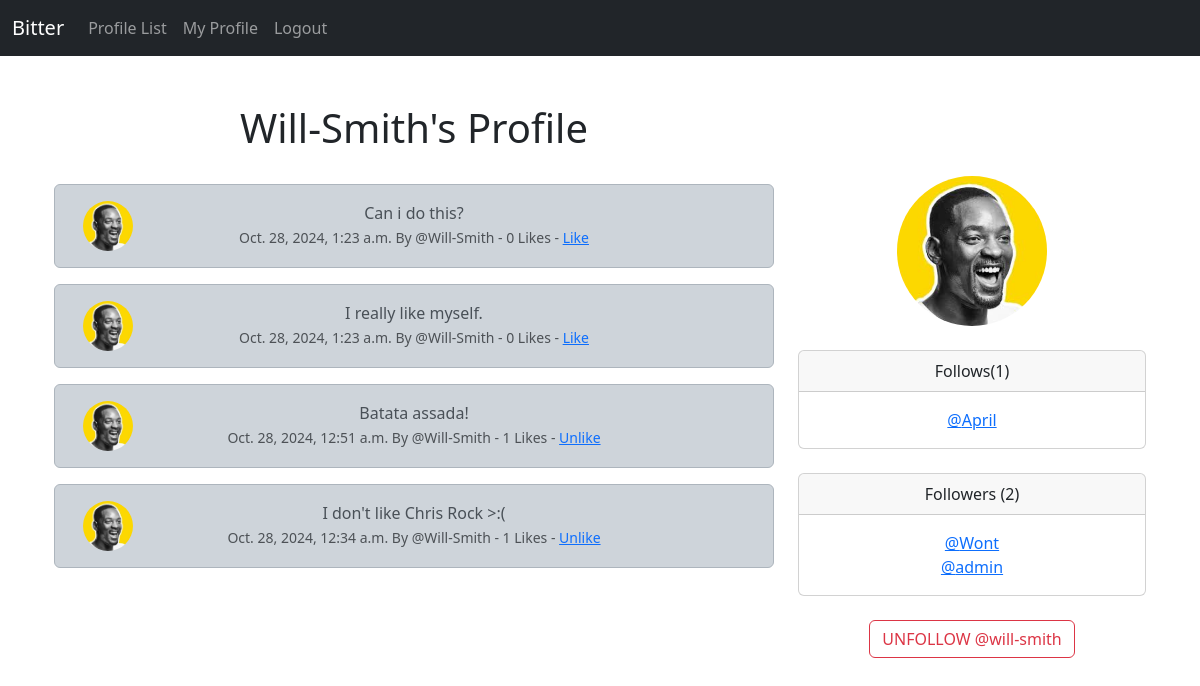
The app's page /profile/6 (signed in) with its own data.
### bitter/models.py (models this page shows, shortened)
class Profile(models.Model):
    user = models.OneToOneField(User, on_delete=models.CASCADE)
    follows = models.ManyToManyField("self",
                                     related_name="followed_by",
                                     symmetrical=False,
                                     blank=True)
    date_modified = models.DateTimeField(User, auto_now=True)
    profile_image = models.ImageField(null=True, blank=True, upload_to="images/")
    def __str__(self):
        return self.user.username

class Bit(models.Model):
    user = models.ForeignKey(User, related_name="bits", on_delete=models.DO_NOTHING)
    body = models.CharField(max_length=200)
    created_at = models.DateTimeField(auto_now_add=True)
    likes = models.ManyToManyField(User, related_name="bit_like", blank=True)
    bit_image = models.ImageField(null=True, blank=True, upload_to="images/posts/")
    def number_of_likes(self):
        return self.likes.count()

### bitter/views.py (the view, shortened to what this page needs)
# urls.py: path('profile/<int:pk>', views.profile, name='profile'),
def profile(request, pk):
    if request.user.is_authenticated:
        profile = Profile.objects.get(user_id=pk)
        bits = Bit.objects.filter(user_id=pk).order_by("-created_at")
        return render(request, "profile.html", {"profile":profile, "bits":bits})
    else:
        messages.success(request, ("You must be logged in to view this page"))
        return redirect('home')

### bitter/templates/profile.html (shortened to what this page needs)
{% extends 'base.html' %}
{% load static %}
{% block content %}
    <div class="container text-center">
        <div class="row">
            <div class="col-8">
                <h1>{{ profile.user.username }}'s Profile</h1>
                <br/>
                {% if bits%}
                {% for bit in bits%}
                <div class="alert alert-dark" role="alert">
                    <div class="container">
                        <div class="row">
                            <div class="col-1">
                                {% if bit.user.profile.profile_image %}
                                <img src="{{bit.user.profile.profile_image.url }}" class="rounded-circle" widht=50 height=50 alt="{{profile.user.username}}">
                                {% else %}
                                <img src="{% static 'images/profile_picture.png' %}" class="img-fluid rounded-circe" width=50 height=50 alt="Profile_Image">
                                {% endif %}
                            </div>
                            <div class="col-10">
                                {{bit.body}}
                                <br/>
                                <small class="text-muted">
                                    {{ bit.created_at}} By @{{bit.user.username}}
                                    - {{bit.number_of_likes}} Likes
                                    - {% if user in bit.likes.all %}
                                        <a href="{% url 'bit_like' bit.id %}">Unlike</a>
                                      {% else %}
                                      <a href="{% url 'bit_like' bit.id %}">Like</a>
                                      {% endif %}
                                </small>
                            </div>
                        </div>
                    </div>
                </div>
                {% endfor %}
                {% endif %}
            </div>
            <div class="col-4">
                <br/>
                <br/>
                <br/>
                {% if profile.profile_image %}
                    <img src="{{profile.profile_image.url }}" class="rounded-circle" widht=150 height=150 alt="{{profile.user.username}}"><br/><br/>
                {% endif %}
                <div class="card">
                    <div class="card-header">
                      Follows({{profile.follows.count|add:-1}})
                    </div>
                    <div class="card-body">
                      <p class="card-text">
                        {% for following in profile.follows.all %}
                            {% if profile.user.id != following.user.id%}
                                <a href="{% url 'profile' following.user.id %}">@{{following}}</a><br/>
                            {% endif %}
                        {% endfor %}
                      </p>
                    </div>
                </div>
                <br/>
                <div class="card">
                    <div class="card-header">
                      Followers ({{profile.followed_by.count|add:-1}})
                    </div>
                    <div class="card-body">
                      <p class="card-text">
                        {% for following in profile.followed_by.all %}
                            {% if profile.user.id != following.user.id%}
                                <a href="{% url 'profile' following.user.id %}">@{{following}}</a><br/>
                            {% endif %}
                        {% endfor %}
                    </p>
                </div>
            </div><br/>
                <form method="post">
                    {% if profile.user.id != user.id%}
                        {% if profile in user.profile.follows.all%}
                            <button class="btn btn-outline-danger" name="follow" value="unfollow" type="submit">
                                UNFOLLOW @{{profile.user.username|lower}}</button>
                        {% else %}
                        <button class="btn btn-outline-success" name="follow" value="follow" type="submit">
                            FOLLOW @{{profile.user.username|lower}}</button>
                        {% endif%}
                    {% else %}
                            <a href="{% url 'update_user' %}" class="btn btn-secondary">Update Profile</a>
                    {% endif %}
                </form>
            </div>
        </div>
    </div>
{% endblock %}

### records on screen
Profile: user.username "Will-Smith", profile_image (picture), follows.count|add "1", followed_by.count|add "2", user.username "will-smith"
Bit: user.profile.profile_image (picture), body "Can i do this?", created_at "Oct. 28, 2024, 1:23 a.m.", user.username "Will-Smith", number_of_likes "0", shows "Like"
Bit: user.profile.profile_image (picture), body "I really like myself.", created_at "Oct. 28, 2024, 1:23 a.m.", user.username "Will-Smith", number_of_likes "0", shows "Like"
Bit: user.profile.profile_image (picture), body "Batata assada!", created_at "Oct. 28, 2024, 12:51 a.m.", user.username "Will-Smith", number_of_likes "1", shows "Unlike"
Bit: user.profile.profile_image (picture), body "I don't like Chris Rock >:(", created_at "Oct. 28, 2024, 12:34 a.m.", user.username "Will-Smith", number_of_likes "1", shows "Unlike"
Profile: user.username "April"
Profile: user.username "Wont"
Profile: user.username "admin"
